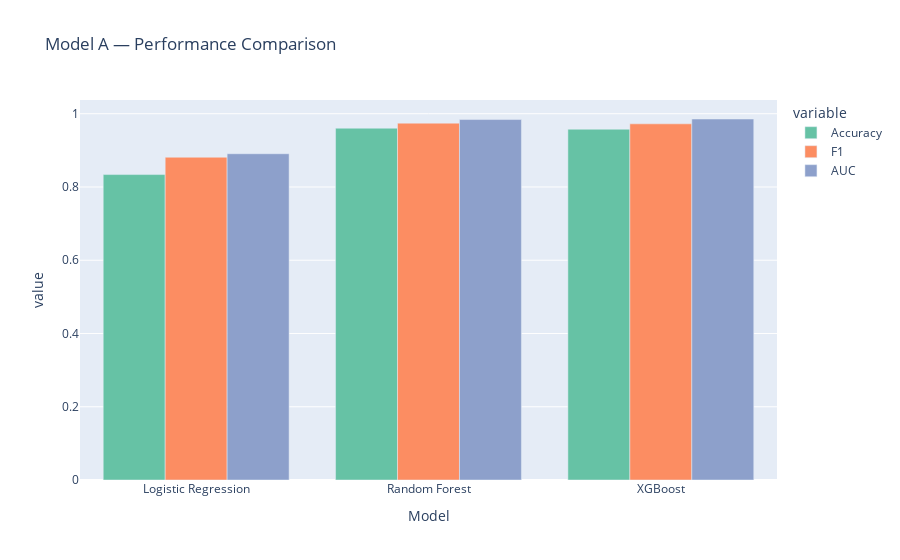

This figure's notebook cell:
### Code cell
# ============================================================
# MODEL A — Migration Activity Prediction (Final Version)
# With Multiple Models, Comparison, Visualization & Best Model Selection
# ============================================================

import pandas as pd
import numpy as np
import joblib

from sklearn.model_selection import train_test_split
from sklearn.metrics import (
    accuracy_score, f1_score, roc_auc_score,
    classification_report, confusion_matrix
)

from sklearn.linear_model import LogisticRegression
from sklearn.ensemble import RandomForestClassifier
from xgboost import XGBClassifier

import plotly.express as px
import plotly.graph_objects as go

print("\nStarting FINAL MODEL A training...\n")

# ------------------------------------------------------------
# STEP 1 — Load Data
# ------------------------------------------------------------
df = detections_master.copy()

df["datetime"] = pd.to_datetime(df["datetime"], errors="coerce")
df = df.dropna(subset=["datetime"])

# ------------------------------------------------------------
# STEP 2 — Remove Leakage Columns
# ------------------------------------------------------------
leak_cols = ["dir_change", "snr_spike", "night_move"]
df = df.drop(columns=leak_cols, errors="ignore")

# ------------------------------------------------------------
# STEP 3 — Define Features
# ------------------------------------------------------------
features_A = [
    "snr", "sig", "sigsd", "noise",
    "freq", "freqsd", "freq_drift",
    "runLen", "motusFilter",
    "port", "angle", "bearing_deg",
    "hour", "day", "month", "weekday", "dayofyear",
    "sex", "age", "weight", "wing"
]

X = df[features_A].copy()
y = df["migration_activity"]

# Encode sex
sex_map = {"F": 0, "M": 1, "U": np.nan}
X["sex"] = X["sex"].replace(sex_map)

# Encode age
age_map = {"ad": 1, "imm": 0, "unk": np.nan}
X["age"] = X["age"].replace(age_map)

# Convert to numeric
X = X.apply(pd.to_numeric, errors="coerce").fillna(0)

# ------------------------------------------------------------
# STEP 4 — Train/Test Split
# ------------------------------------------------------------
X_train, X_test, y_train, y_test = train_test_split(
    X, y,
    test_size=0.2,
    stratify=y,
    random_state=42
)

# ------------------------------------------------------------
# STEP 5 — Define 3 Models
# ------------------------------------------------------------
models = {
    "Logistic Regression": LogisticRegression(max_iter=1000, class_weight="balanced"),
    "Random Forest": RandomForestClassifier(n_estimators=300, class_weight="balanced", random_state=42),
    "XGBoost": XGBClassifier(
        n_estimators=300, learning_rate=0.05, max_depth=6,
        subsample=0.8, eval_metric="logloss", random_state=42
    )
}

# ------------------------------------------------------------
# STEP 6 — Train, Evaluate & Store Metrics
# ------------------------------------------------------------
results = []
predictions = {}

for name, model in models.items():
    print(f"\nTraining {name}...")
    model.fit(X_train, y_train)
    preds = model.predict(X_test)
    proba = model.predict_proba(X_test)[:, 1]

    acc = accuracy_score(y_test, preds)
    f1 = f1_score(y_test, preds)
    auc = roc_auc_score(y_test, proba)

    print(f"{name} — ACC: {acc:.4f}, F1: {f1:.4f}, AUC: {auc:.4f}")

    results.append([name, acc, f1, auc])
    predictions[name] = preds

# Convert results to DataFrame
results_df = pd.DataFrame(results, columns=["Model", "Accuracy", "F1", "AUC"])
print("\nModel Comparison:")
print(results_df)

# ------------------------------------------------------------
# STEP 7 — Plot Performance Comparison
# ------------------------------------------------------------
fig = px.bar(
    results_df,
    x="Model", y=["Accuracy", "F1", "AUC"],
    barmode="group",
    title="Model A — Performance Comparison",
    color_discrete_sequence=px.colors.qualitative.Set2
)
fig.show()

# ------------------------------------------------------------
# STEP 8 — Select Best Model (based on AUC)
# ------------------------------------------------------------
best_model_name = results_df.sort_values("AUC", ascending=False).iloc[0]["Model"]
best_model = models[best_model_name]

print(f"\n🔥 BEST MODEL SELECTED: {best_model_name}\n")

# Retrain on full dataset
best_model.fit(X, y)

# ------------------------------------------------------------
# STEP 9 — Save Final Model + Features
# ------------------------------------------------------------
joblib.dump(best_model, "modelA_final.pkl")
joblib.dump(features_A, "modelA_features.pkl")

print("Saved final model as modelA_final.pkl")
print("Saved feature list as modelA_features.pkl")

### Figure 1 — Plotly figure (JSON) as saved in the notebook; plotly's stock layout.template omitted (floating-point values rounded to 4 significant figures)
{"data": [{"alignmentgroup": "True", "hovertemplate": "variable=Accuracy<br>Model=%{x}<br>value=%{y}<extra></extra>", "legendgroup": "Accuracy", "marker": {"color": "rgb(102,194,165)", "pattern": {"shape": ""}}, "name": "Accuracy", "offsetgroup": "Accuracy", "orientation": "v", "showlegend": true, "textposition": "auto", "type": "bar", "x": ["Logistic Regression", "Random Forest", "XGBoost"], "xaxis": "x", "y": [0.8339, 0.9605, 0.9577], "yaxis": "y"}, {"alignmentgroup": "True", "hovertemplate": "variable=F1<br>Model=%{x}<br>value=%{y}<extra></extra>", "legendgroup": "F1", "marker": {"color": "rgb(252,141,98)", "pattern": {"shape": ""}}, "name": "F1", "offsetgroup": "F1", "orientation": "v", "showlegend": true, "textposition": "auto", "type": "bar", "x": ["Logistic Regression", "Random Forest", "XGBoost"], "xaxis": "x", "y": [0.8812, 0.9743, 0.9724], "yaxis": "y"}, {"alignmentgroup": "True", "hovertemplate": "variable=AUC<br>Model=%{x}<br>value=%{y}<extra></extra>", "legendgroup": "AUC", "marker": {"color": "rgb(141,160,203)", "pattern": {"shape": ""}}, "name": "AUC", "offsetgroup": "AUC", "orientation": "v", "showlegend": true, "textposition": "auto", "type": "bar", "x": ["Logistic Regression", "Random Forest", "XGBoost"], "xaxis": "x", "y": [0.8908, 0.9841, 0.9856], "yaxis": "y"}], "layout": {"barmode": "group", "legend": {"title": {"text": "variable"}, "tracegroupgap": 0}, "title": {"text": "Model A — Performance Comparison"}, "xaxis": {"anchor": "y", "domain": [0, 1], "title": {"text": "Model"}}, "yaxis": {"anchor": "x", "domain": [0, 1], "title": {"text": "value"}}}}
